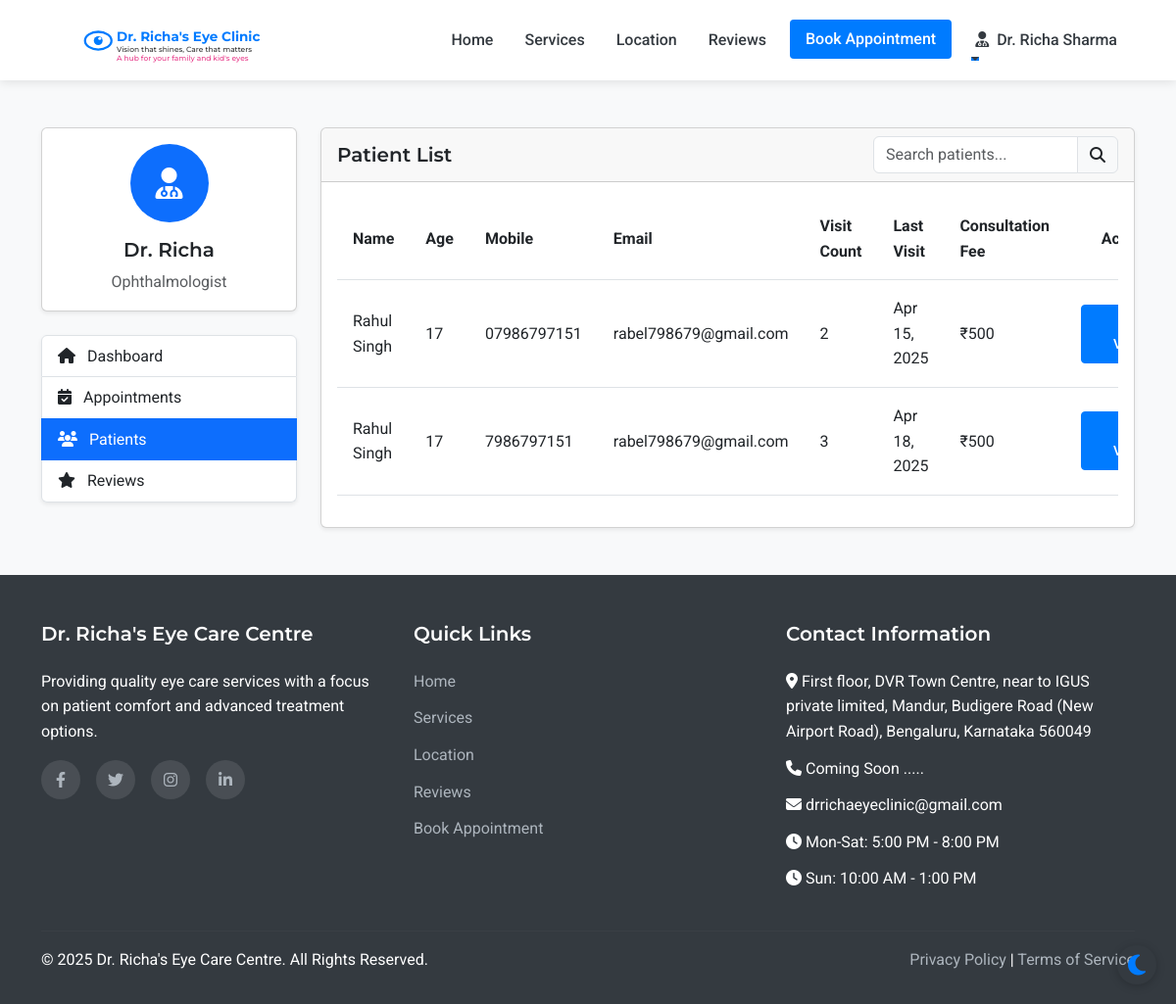
Page /admin/patients (signed in) on the earlier database version.
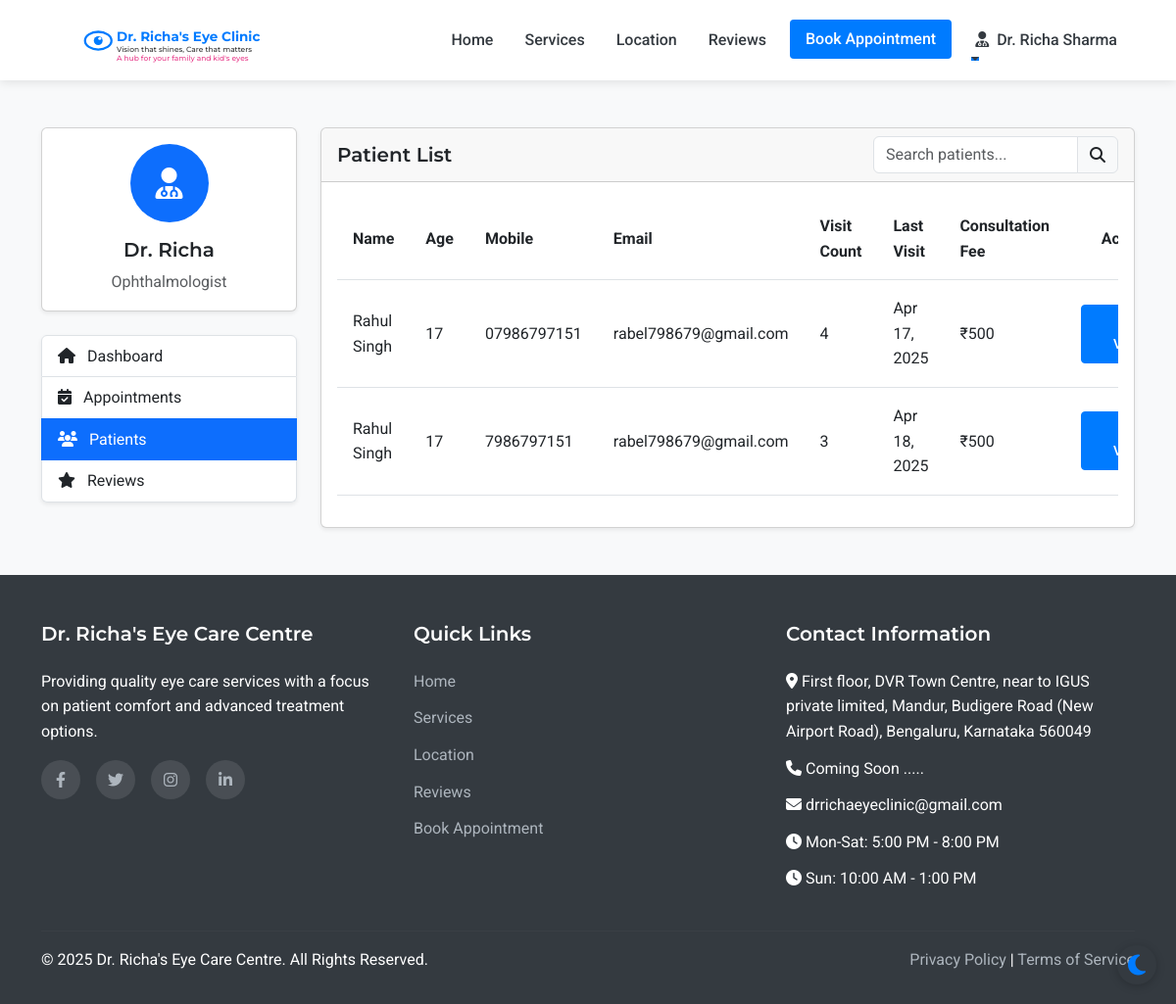
Same page on the later database version.
### models.py (models this page shows, shortened)
class Patient(UserMixin, db.Model):
    id = db.Column(db.Integer, primary_key=True)
    full_name = db.Column(db.String(100), nullable=False)
    mobile_number = db.Column(db.String(15), nullable=False)
    email = db.Column(db.String(100), nullable=True)
    age = db.Column(db.Integer, nullable=False)
    password_hash = db.Column(db.String(256), nullable=True)
    is_registered = db.Column(db.Boolean, default=False)
    created_at = db.Column(db.DateTime, nullable=False, default=datetime.utcnow)
    appointments = db.relationship('Appointment', backref='patient', lazy=True)
    doctor_prescriptions = db.relationship('DoctorPrescription', backref='patient', lazy=True)
    optometrist_prescriptions = db.relationship('OptometristPrescription', backref='patient', lazy=True)

class Appointment(db.Model):
    id = db.Column(db.Integer, primary_key=True)
    patient_id = db.Column(db.Integer, db.ForeignKey('patient.id'), nullable=False)
    appointment_date = db.Column(db.Date, nullable=False)
    appointment_time = db.Column(db.Time, nullable=False)
    primary_issue = db.Column(db.Text, nullable=True)
    referral_info = db.Column(db.String(255), nullable=True)
    status = db.Column(db.String(20), default='scheduled')  # scheduled, completed, cancelled
    created_at = db.Column(db.DateTime, default=datetime.utcnow)
    consultation_fee = db.Column(db.Float, nullable=False, default=500.0)
    payment_status = db.Column(db.String(20), default='pending')  # pending, paid

### routes.py (the view)
@app.route('/admin/patients')
@login_required
def admin_patients():
    if not (isinstance(current_user, Admin) or isinstance(current_user, Doctor) or isinstance(current_user, Assistant)):
        flash('Access denied. Staff privileges required.', 'danger')
        return redirect(url_for('index'))
    patients = Patient.query.order_by(Patient.full_name).all()
    return render_template('admin/patients.html', patients=patients)

### app.py (called while the page is built)
@login_manager.user_loader
def load_user(user_id):
    from models import Doctor, Assistant, Admin, Patient
    try:
        if user_id.startswith('doctor_'):
            return Doctor.query.get(int(user_id.split('_')[1]))
        elif user_id.startswith('assistant_'):
            return Assistant.query.get(int(user_id.split('_')[1]))
        elif user_id.startswith('admin_'):
            return Admin.query.get(int(user_id.split('_')[1]))
        else:
            return Patient.query.get(int(user_id))
    except (ValueError, AttributeError):
        return None

### routes.py (called while the page is built)
@app.context_processor
def inject_now():
    return {'now': datetime.now()}

### templates/admin/patients.html (shortened to what the changed rows need)
{% extends 'layout.html' %}
{% block content %}
<section class="py-5 bg-light">
    <div class="container">
        <div class="row">
            <div class="col-lg-9">
                <div class="card shadow-sm">
                    <div class="card-body">
                        <div class="table-responsive">
                            <table class="table table-hover" id="patientsTable">
                                <thead>
                                    <tr>
                                        <th>Name</th>
                                        <th>Age</th>
                                        <th>Mobile</th>
                                        <th>Email</th>
                                        <th>Visit Count</th>
                                        <th>Last Visit</th>
                                        <th>Consultation Fee</th>
                                        <th class="text-center">Actions</th>
                                    </tr>
                                </thead>
                                <tbody>
                                    {% for patient in patients %}
                                        <tr>
                                            <td>{{ patient.full_name }}</td>
                                            <td>{{ patient.age }}</td>
                                            <td>{{ patient.mobile_number }}</td>
                                            <td>{{ patient.email }}</td>
                                            <td>{{ patient.appointments|length }}</td>
                                            <td>
                                                {% if patient.appointments %}
                                                    {% set last_appointment = patient.appointments|sort(attribute='appointment_date', reverse=True)|first %}
                                                    {{ last_appointment.appointment_date.strftime('%b %d, %Y') }}
                                                {% else %}
                                                    {{ patient.created_at.strftime('%b %d, %Y') }}
                                                {% endif %}
                                            </td>
                                            <td>₹500</td>
                                            <td>
                                                <a href="{{ url_for('admin_patient_view', patient_id=patient.id) }}" class="btn btn-sm btn-primary">
                                                </a>
                                            </td>
                                        </tr>
                                    {% endfor %}
                                </tbody>
                            </table>
                        </div>
                    </div>
                </div>
            </div>
        </div>
    </div>
</section>
{% endblock %}

Differences in the rows shown:
no longer on this page (row unchanged): Appointment: appointment_date "Apr 15, 2025"
computed for Patient (number 1 of 2 on the later page): appointments|length "2" → "4"
added Appointment: appointment_date "Apr 17, 2025"
